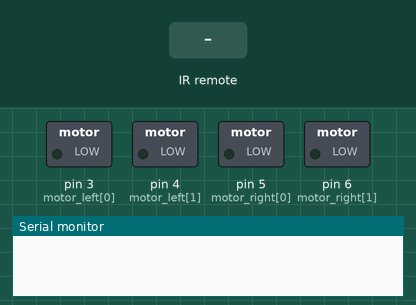
This sketch was run on a simulated Arduino Uno, built with avr-gcc and run on an emulated ATmega328P. Parts: switched loads named in the sketch (green lamp = pin HIGH), the last lines printed to the serial monitor. The inputs (shaded band) are chosen by the test bench.

Above: at 1.2 s.
1.3 s: infrared code 0x1FE649B received
At 2.5 s:
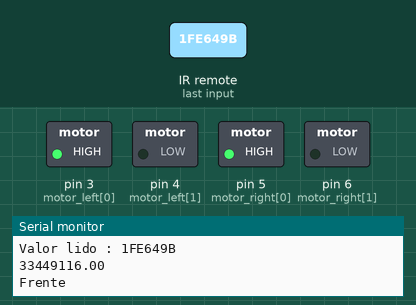
2.8 s: infrared code 0x1FE14EB received
At 3.7 s:
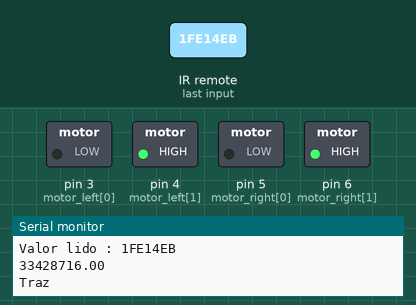
4.3 s: infrared code 0x1FEE41B received
At 4.8 s:
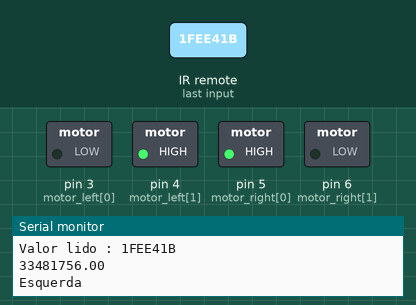
5.8 s: infrared code 0x1FEA45B received
At 7.2 s:
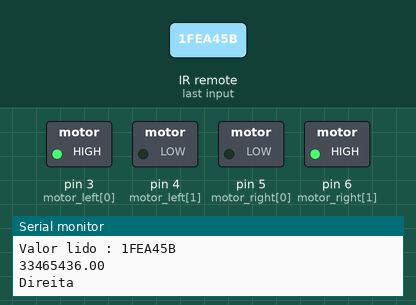
Timing chart, 0 to 8.3 s (numbered marks = the images above; inputs shaded):
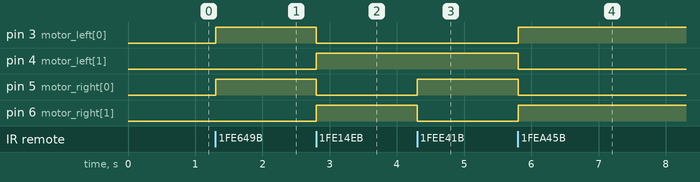

Measured:
- after the input at 1.3 s, pin 3 (motor_left[0]), pin 5 (motor_right[0]): LOW → HIGH at once
- after the input at 2.8 s, pin 3 (motor_left[0]), pin 5 (motor_right[0]): HIGH → LOW at once; pin 4 (motor_left[1]), pin 6 (motor_right[1]): LOW → HIGH at once
- after the input at 4.3 s, pin 5 (motor_right[0]): LOW → HIGH at once; pin 6 (motor_right[1]): HIGH → LOW at once
- after the input at 5.8 s, pin 3 (motor_left[0]), pin 6 (motor_right[1]): LOW → HIGH at once; pin 4 (motor_left[1]), pin 5 (motor_right[0]): HIGH → LOW at once

The sketch:

sketch_jul25a.ino
```cpp
#include <IRremote.h>

int RECV_PIN = 11;
float armazenavalor;
int motor_left[] = {3, 4};
int motor_right[] = {5, 6};

IRrecv irrecv(RECV_PIN);
decode_results results;

// ————————————————————————— Setup
void setup() {
  Serial.begin(9600);

  // Setup motors
  int i;
  for (i = 0; i < 2; i++) {
    pinMode(motor_left[i], OUTPUT);
    pinMode(motor_right[i], OUTPUT);
    irrecv.enableIRIn(); // Inicializa o receptor IR
  }

}

// ————————————————————————— Loop
void loop() {

  if (irrecv.decode(&results))
  {
    Serial.print("Valor lido : ");
    Serial.println(results.value, HEX);
    armazenavalor = (results.value);
    Serial.println(armazenavalor);
    if (armazenavalor == 0x1FE649B)
    {
      Serial.println("Frente");
      drive_forward();
    }
    if (armazenavalor == 0x1FE14EB)
    {
      Serial.println("Traz");
      drive_backward();
    }
    if (armazenavalor == 0x1FEE41B)
    {
      Serial.println("Esquerda");
      turn_left();
    }
    if (armazenavalor == 0x1FEA45B)
    {
      Serial.println("Direita");
      turn_right();
    }
    if (armazenavalor == 0x1FEB04F)
    {
      Serial.println("Para");
      motor_stop();
    }

    irrecv.resume(); //Le o próximo valor
  }

}

// ————————————————————————— Drive

void motor_stop() {
  digitalWrite(motor_left[0], LOW);
  digitalWrite(motor_left[1], LOW);

  digitalWrite(motor_right[0], LOW);
  digitalWrite(motor_right[1], LOW);
  delay(25);
}

void drive_forward() {
  digitalWrite(motor_left[0], HIGH);
  digitalWrite(motor_left[1], LOW);

  digitalWrite(motor_right[0], HIGH);
  digitalWrite(motor_right[1], LOW);
}

void drive_backward() {
  digitalWrite(motor_left[0], LOW);
  digitalWrite(motor_left[1], HIGH);

  digitalWrite(motor_right[0], LOW);
  digitalWrite(motor_right[1], HIGH);
}

void turn_left() {
  digitalWrite(motor_left[0], LOW);
  digitalWrite(motor_left[1], HIGH);

  digitalWrite(motor_right[0], HIGH);
  digitalWrite(motor_right[1], LOW);
}

void turn_right() {
  digitalWrite(motor_left[0], HIGH);
  digitalWrite(motor_left[1], LOW);

  digitalWrite(motor_right[0], LOW);
  digitalWrite(motor_right[1], HIGH);
}
```
